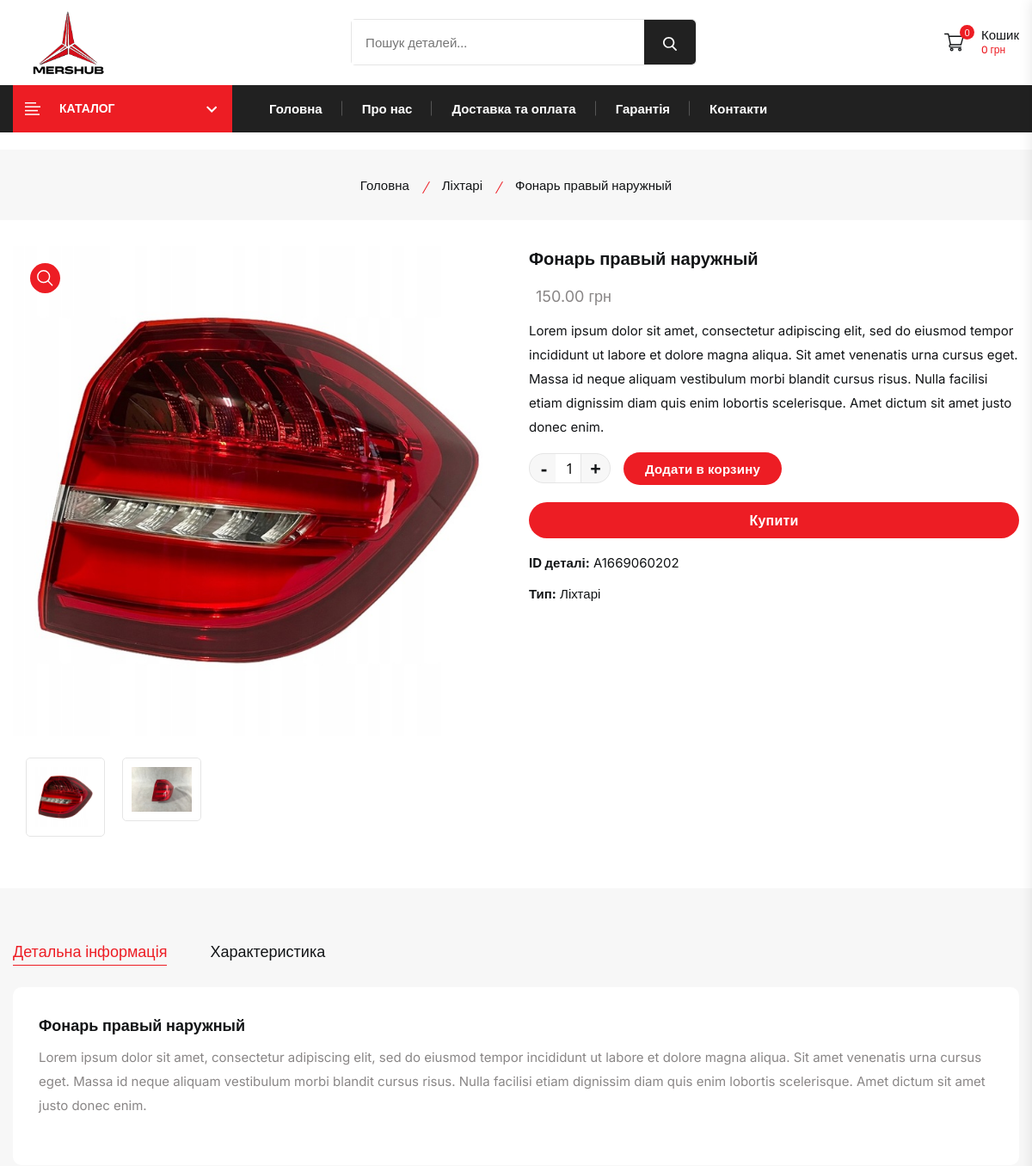
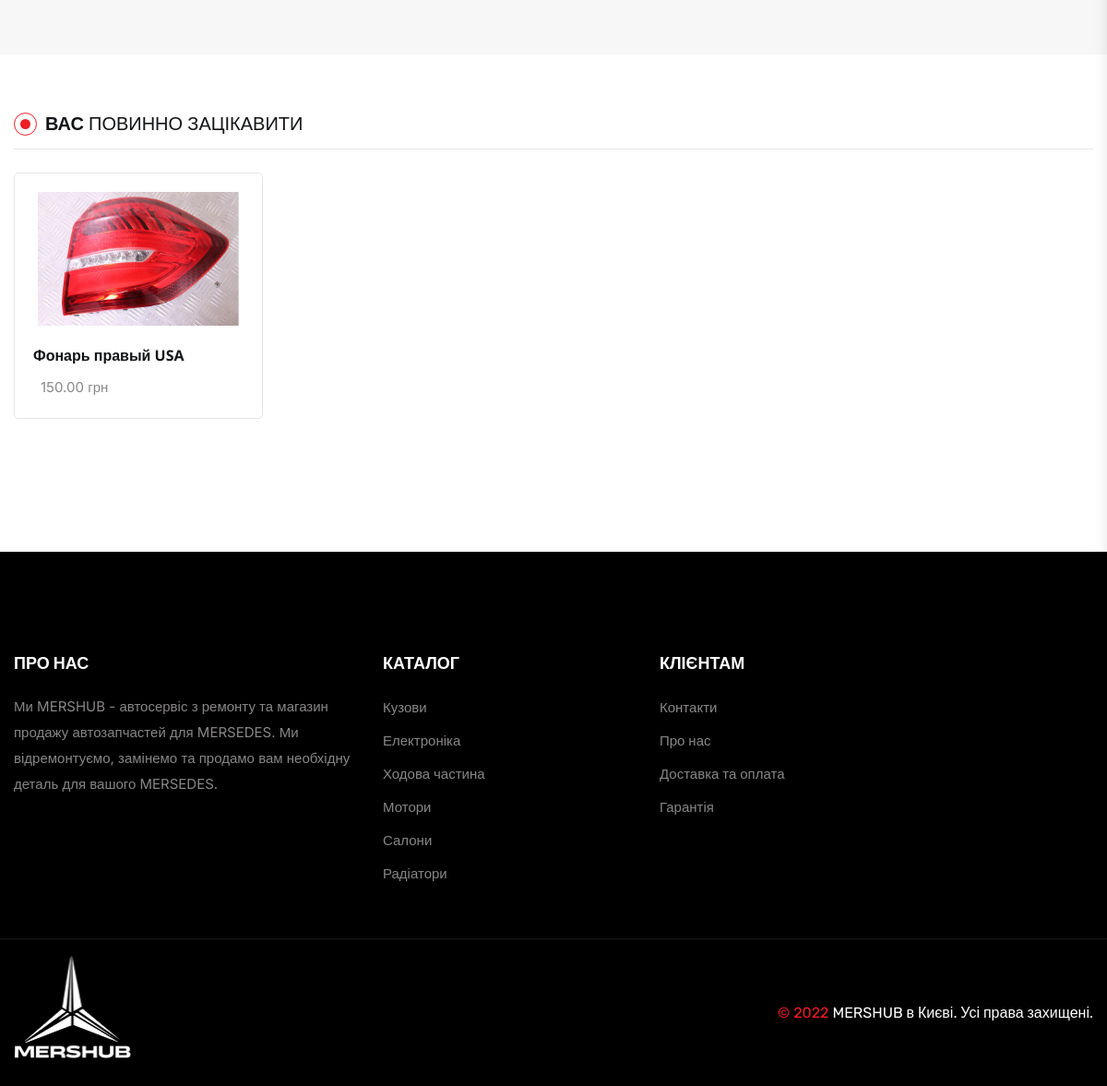
Page /shop/fonar-pravyj-naruzhnyj on the committed database (2 pictures, top to bottom).
### shop/models.py (models this page shows, shortened)
class Product(models.Model):
    id = models.CharField(max_length=15, primary_key=True, db_index=True, unique=True)
    category = models.ForeignKey(Category, on_delete=models.CASCADE, verbose_name='Категория')
    name = models.CharField(max_length=150,  verbose_name='Название детали')
    slug = models.SlugField(max_length=150)
    price = models.DecimalField(max_digits=10, decimal_places=2, verbose_name='Цена')
    is_special = models.BooleanField(default=False, verbose_name='Скидка')
    old_price = models.DecimalField(max_digits=10, blank=True, null=True, decimal_places=2, verbose_name='Старая цена')
    description = models.TextField(blank=True, verbose_name='Описание')
    remark = models.TextField(blank=True, verbose_name='Примечание')
    image = models.ImageField(upload_to=f'images/products/', verbose_name='Фотография')
    count = models.IntegerField(verbose_name='Количество на складе')
    used_quantity = models.IntegerField(verbose_name='Количество Б/У на складе')
    available = models.BooleanField(default=True, verbose_name='Наличие')
    best_seller = models.BooleanField(default=False, verbose_name='Найболее продаваемое')
    new_in = models.BooleanField(default=False, verbose_name='Новинка')
    created = models.DateTimeField(auto_now_add=True, verbose_name='Создано')
    update = models.DateTimeField(auto_now=True, verbose_name='Обновлено')
    class Meta:
        verbose_name = 'Деталь'
        verbose_name_plural = 'Детали'
        index_together = ('slug', )
        ordering = ('id', 'name', '-created')

class Category(models.Model):
    name = models.CharField(max_length=100, db_index=True, verbose_name='Название категории')
    slug = models.SlugField(max_length=100)
    image = models.ImageField(upload_to='images/category/', verbose_name='Фотография категории')
    icon = models.ImageField(upload_to='images/category/icons/', null=True, verbose_name='Иконка категории')
    subcategory = models.ForeignKey('Category', on_delete=models.CASCADE, null=True, blank=True, verbose_name='Категория')
    class Meta:
        verbose_name = 'Категория'
        verbose_name_plural = 'Категории'
        index_together = ('slug', )
        ordering = ('name', )

class ProductImages(models.Model):
    product = models.ForeignKey(Product, on_delete=models.CASCADE, verbose_name='Деталь')
    image = models.ImageField(upload_to=f'images/products/', verbose_name='Фотография')
    class Meta:
        verbose_name = 'Фотография детали'
        verbose_name_plural = 'Фотографии деталей'

### shop/views.py (the view)
# urls.py: path('shop/<slug:slug>', ProductDetailView.as_view(), name='product')
class ProductDetailView(DetailView):
    template_name = 'product.html'
    context_object_name = 'product'
    model = Product
    queryset = Product.objects.all().select_related('category')
    def get_context_data(self, **kwargs):
        cart = Cart(self.request)
        context = super().get_context_data(**kwargs)
        product = self.get_object()
        images = ProductImages.objects.filter(product=product)
        products_be_like = Product.objects.exclude(id=product.id)\
            .filter(category=product.category)
        context['images'] = images
        context['products_be_like'] = products_be_like
        context['cart'] = cart
        return context

### cart/cart.py (called while the page is built)
    def get_total_price(self):
        return sum(float(item['price']) * item['count'] for item in self.cart.values())

    def __len__(self):
        return sum(item['count'] for item in self.cart.values())

### shop/templates/product.html (shortened to what this page needs)
{% extends 'base_shop.html' %}
{% load static %}
{% block content %}
        <main class="main__content_wrapper">
        <section class="breadcrumb__section breadcrumb__bg">
            <div class="container">
                <div class="row row-cols-1">
                    <div class="col">
                        <div class="breadcrumb__content text-center">
                            <ul class="breadcrumb__content--menu d-flex justify-content-center">
                                <li class="breadcrumb__content--menu__items"><a href="{% url 'shop:homepage' %}">Головна</a></li>
                                <li class="breadcrumb__content--menu__items"><a href="{% url 'shop:products_by_category' slug_category=product.category.slug %}">{{ product.category.name }}</a></li>
                                <li class="breadcrumb__content--menu__items"><span>{{ product.name }}</span></li>
                            </ul>
                        </div>
                    </div>
                </div>
            </div>
        </section>
        <section class="product__details--section section--padding">
            <div class="container">
                <div class="row row-cols-lg-2 row-cols-md-2">
                    <div class="col">
                        <div class="product__details--media">
                            <div class="single__product--preview  swiper mb-25">
                                <div class="swiper-wrapper">
                                    <div class="swiper-slide">
                                        <div class="product__media--preview__items">
                                            <a class="product__media--preview__items--link glightbox" data-gallery="product-media-preview" href="{{ product.image.url }}"><img class="product__media--preview__items--img" src="{{ product.image.url }}" alt="product-media-img"></a>
                                            <div class="product__media--view__icon">
                                                <a class="product__media--view__icon--link glightbox" href="{{ product.image.url }}" data-gallery="product-media-preview">
                                                </a>
                                            </div>
                                        </div>
                                    </div>
                                </div>
                            </div>
                            <div class="single__product--nav swiper">
                                <div class="swiper-wrapper">
                                    <div class="swiper-slide">
                                        <div class="product__media--nav__items">
                                            <img class="product__media--nav__items--img" src="{{ product.image.url }}" alt="product-nav-img">
                                        </div>
                                    </div>
                                {% if images %}
                                    {% for image in images %}
                                    <div class="swiper-slide">
                                        <div class="product__media--nav__items">
                                            <img class="product__media--nav__items--img" src="{{ image.image.url }}" alt="product-nav-img">
                                        </div>
                                    </div>
                                    {% endfor %}
                                {% endif %}
                                </div>
                            </div>
                        </div>
                    </div>
                    <div class="col">
                        <div class="product__details--info">
                            <form action="{% url 'cart:cart_add' product_slug=product.slug %}" method="GET">
                                <h2 class="product__details--info__title mb-15">{{ product.name }}</h2>
                                <div class="product__details--info__price mb-12">
                                    {% if product.is_special %}
                                        <span class="current__price">{{ product.price }} грн</span>
                                        <span class="old__price">{{ product.old_price }} грн</span>
                                    {% else %}
                                        <span class="old__price">{{ product.price }} грн</span>
                                    {% endif %}
                                </div>
                                <p class="product__details--info__desc mb-15">{{ product.description }}</p>
                                <div class="product__variant">
                                    <div class="product__variant--list quantity d-flex align-items-center mb-20">
                                        <div class="quantity__box">
                                            <button type="button" class="quantity__value quickview__value--quantity decrease" aria-label="quantity value" value="Decrease Value">-</button>
                                            <label>
                                                <input name="count" type="number" class="quantity__number quickview__value--number" value="1" data-counter />
                                            </label>
                                            <button type="button" class="quantity__value quickview__value--quantity increase" aria-label="quantity value" value="Increase Value">+</button>
                                        </div>
                                        <button class="primary__btn quickview__cart--btn" type="submit">Додати в корзину</button>
                                    </div>
                                    <div class="product__variant--list mb-15">
                                        <button class="variant__buy--now__btn primary__btn" type="submit">Купити</button>
                                    </div>
                                    <div class="product__variant--list mb-15">
                                        <div class="product__details--info__meta">
                                            <p class="product__details--info__meta--list"><strong>ID деталі:</strong>  <span>{{ product.id }}</span> </p>
                                            <p class="product__details--info__meta--list"><strong>Тип:</strong>  <span>{{ product.category.name }}</span> </p>
                                        </div>
                                    </div>
                                </div>
                            </form>
                        </div>
                    </div>
                </div>
            </div>
        </section>
        <section class="product__details--tab__section section--padding">
            <div class="container">
                <div class="row row-cols-1">
                    <div class="col">
                        <ul class="product__tab--one product__details--tab d-flex mb-30">
                            <li class="product__details--tab__list active" data-toggle="tab" data-target="#description">Детальна інформація</li>
                            <li class="product__details--tab__list" data-toggle="tab" data-target="#information">Характеристика</li>
                        </ul>
                        <div class="product__details--tab__inner border-radius-10">
                            <div class="tab_content">
                                <div id="description" class="tab_pane active show">
                                    <div class="product__tab--content">
                                        <div class="product__tab--content__step mb-30">
                                            <h2 class="product__tab--content__title h4 mb-10">{{ product.name }}</h2>
                                            <p class="product__tab--content__desc">{{ product.description }}</p>
                                        </div>
                                    </div>
                                </div>
                            </div>
                        </div>
                    </div>
                </div>
            </div>
        </section>
        <section class="product__section section--padding ">
            <div class="container">
                <div class="section__heading border-bottom mb-30">
                    <h2 class="section__heading--maintitle">Вас <span>повинно зацікавити</span></h2>
                </div>
                <div class="product__section--inner pb-15 product__swiper--activation swiper">
                    <div class="swiper-wrapper">
                        {% for item in products_be_like %}
                        <div class="swiper-slide">
                            <article class="product__card">
                                <div class="product__card--thumbnail">
                                    <a class="product__card--thumbnail__link display-block" href="{% url 'shop:product' slug=item.slug %}">
                                        <img class="product__card--thumbnail__img product__primary--img" src="{{ item.image.url }}" alt="product-img">
                                    </a>
                                </div>
                                <div class="product__card--content">
                                    <h3 class="product__card--title"><a href="{% url 'shop:product' slug=item.slug %}">{{ item.name }}</a></h3>
                                    <div class="product__card--price">
                                        {% if product.is_special %}
                                            <span class="current__price">{{ product.price }} грн</span>
                                            <span class="old__price">{{ product.old_price }} грн</span>
                                        {% else %}
                                            <span class="old__price">{{ product.price }} грн</span>
                                        {% endif %}
                                    </div>
                                </div>
                            </article>
                        </div>
                        {% endfor %}
                    </div>
                </div>
            </div>
        </section>
    </main>
{% endblock %}

### rows in the picture
Product: category.name "Ліхтарі", name "Фонарь правый наружный", image (picture), price "150.00", description "Lorem ipsum dolor sit amet, consectetur adipiscing elit, sed do eiusmod tempor incididunt ut labore et dolore magna aliqua. Sit amet venenatis urna cursus eget. Massa id neque aliquam vestibulum morbi blandit cursus risus. Nulla facilisi etiam dignissim diam quis enim lobortis scelerisque. Amet dictum sit amet justo donec enim.", id "A1669060202"
ProductImages: image (picture)
Product: image (picture), name "Фонарь правый USA"
Product: image (picture)
Product: image (picture)

### other values in the picture
{{ cart|length }} "0"
{{ cart.get_total_price }} "0"
